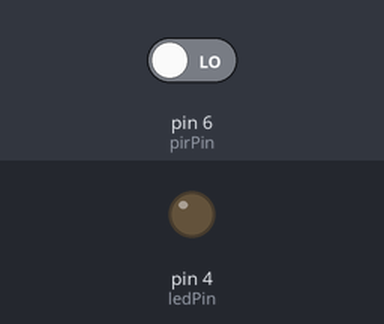
Recording of a sketch running on a simulated Arduino Uno, built with avr-gcc and run on an emulated ATmega328P. Shown: output pins drawn as LEDs (lit = HIGH). Inputs (shaded band) come from the test bench; at power-on: pin 6 (pirPin) LOW.

Above: at 1.2 s.
1.3 s: pin 6 (pirPin) driven HIGH
At 2.3 s:
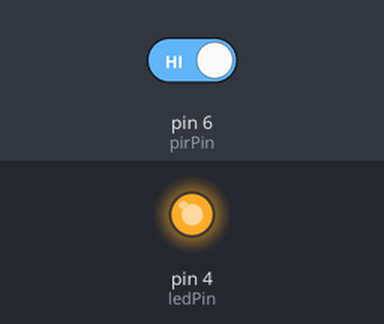
2.8 s: pin 6 (pirPin) driven LOW
At 6.6 s:
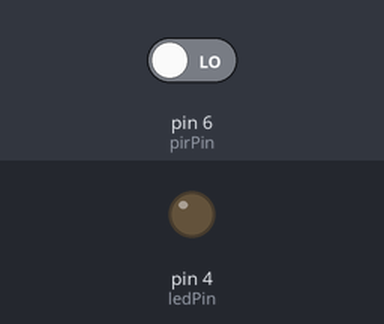
Timing chart, 0 to 8.1 s (numbered marks = the images above; inputs shaded):
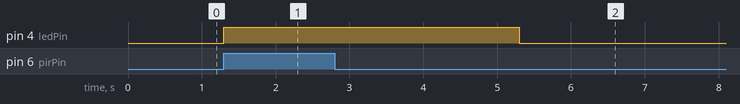

The sketch:

exercicio_08_1.ino
```cpp
const int pirPin = 6;
const int ledPin = 4;

bool ledState = false;

void setup() {
  pinMode(pirPin, INPUT);
  pinMode(ledPin, OUTPUT);
}
void loop() {
  int motionState = digitalRead(pirPin);
  if (motionState == HIGH && !ledState) {
    digitalWrite(ledPin, HIGH);
    ledState = true;
    delay(4000);
  }
  else if (motionState == LOW && ledState) {
    digitalWrite(ledPin, LOW);
    ledState = false;
  }
}
```

Measured:
- after the input at 1.3 s, pin 4 (ledPin): LOW → HIGH at once
- after the input at 2.8 s, pin 4 (ledPin): HIGH → LOW after 2.5 s
